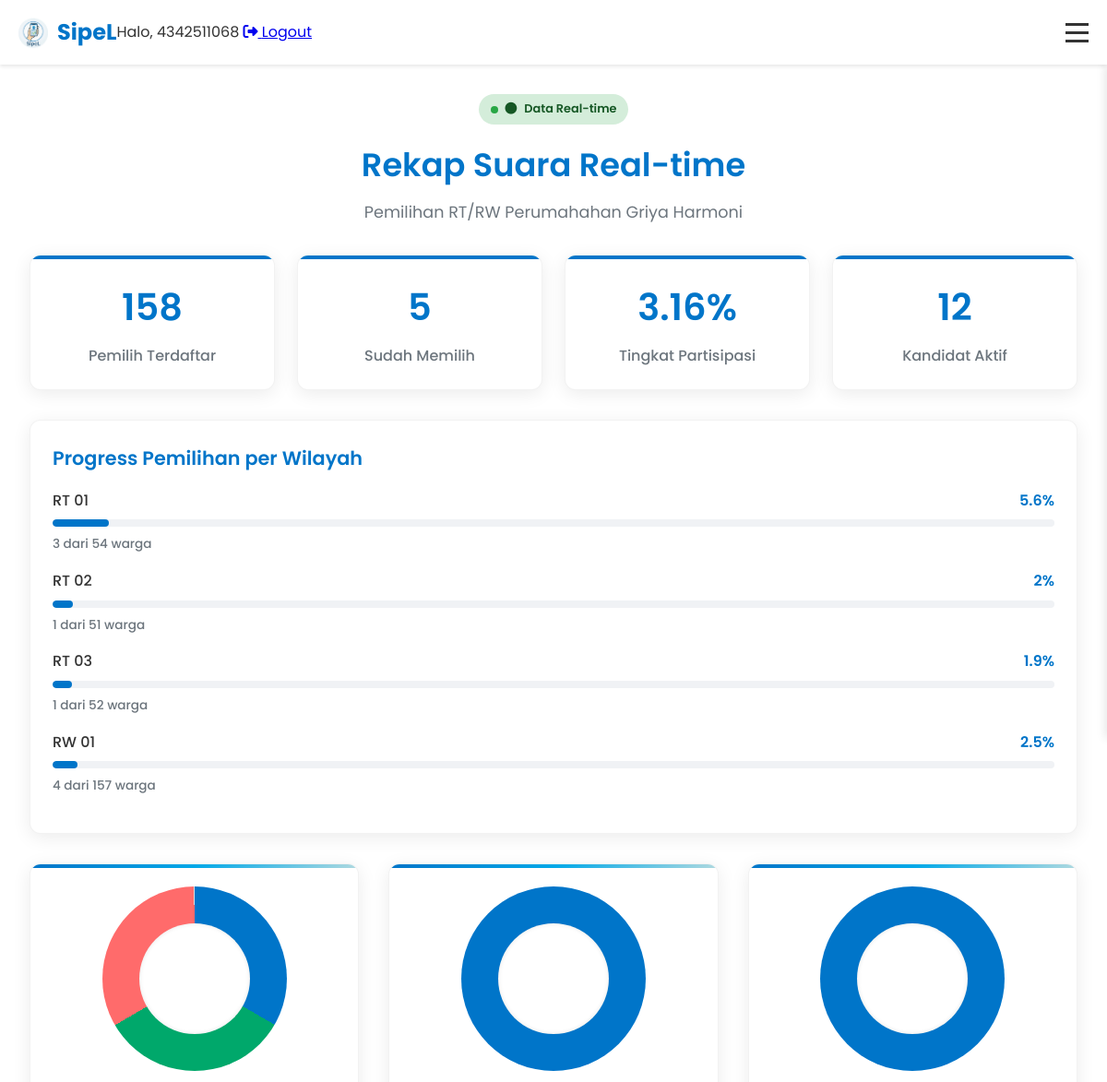
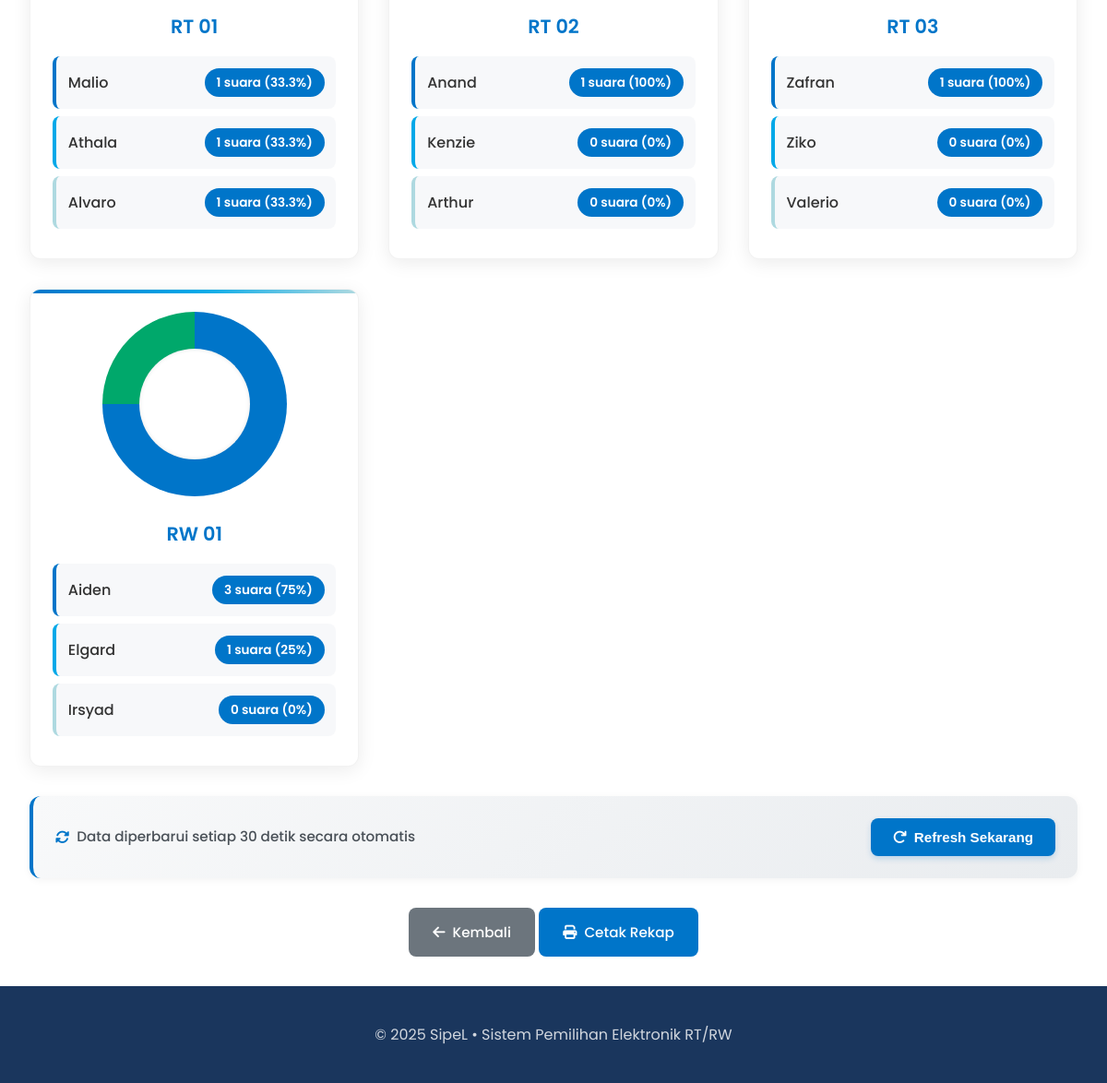
Screenshot of /panitia/rekap.php (signed in) with the database file from the repository (2 pictures, top to bottom).
### tables this page shows
CREATE TABLE IF NOT EXISTS `wilayah` (
  `id_wilayah` int NOT NULL AUTO_INCREMENT,
  `nama_wilayah` varchar(100) NOT NULL,
  `jenis` enum('RT','RW') NOT NULL,
  `rt` varchar(5) DEFAULT NULL,
  `rw` varchar(5) DEFAULT NULL,
  PRIMARY KEY (`id_wilayah`)
);

CREATE TABLE IF NOT EXISTS `kandidat` (
  `id_calon` int NOT NULL,
  `nama` varchar(100) DEFAULT NULL,
  `rt` varchar(5) DEFAULT NULL,
  `rw` varchar(5) DEFAULT NULL,
  `foto` varchar(150) DEFAULT NULL,
  `visi` text,
  `misi` text,
  `id_periode` int DEFAULT NULL,
  PRIMARY KEY (`id_calon`),
  KEY `kandidat_periode` (`id_periode`)
);

### panitia/rekap.php (the view, shortened to what this page needs)
<?php
require_once '../db_connect.php';
$totalPemilih   = 0;
$sudahMemilih   = 0;
$persentase     = 0;
$totalKandidat  = 0;
$res = $conn->query("SELECT COUNT(*) AS jml FROM warga");
if ($res) {
    $row = $res->fetch_assoc();
    $totalPemilih = (int)$row['jml'];
}
$res = $conn->query("SELECT COUNT(DISTINCT nik) AS jml FROM voting");
if ($res) {
    $row = $res->fetch_assoc();
    $sudahMemilih = (int)$row['jml'];
}
if ($totalPemilih > 0) {
    $persentase = round($sudahMemilih / $totalPemilih * 100, 2);
}
$res = $conn->query("SELECT COUNT(*) AS jml FROM kandidat WHERE id_periode = 1");
if ($res) {
    $row = $res->fetch_assoc();
    $totalKandidat = (int)$row['jml'];
}
$wilayah_results = [];
$wilayah_query = "SELECT id_wilayah, nama_wilayah, jenis, rt, rw FROM wilayah ORDER BY id_wilayah";
$wilayah_res   = $conn->query($wilayah_query);
while ($row = $wilayah_res->fetch_assoc()) {
    $wilayah_id = $row['id_wilayah'];
    $wilayah_results[$wilayah_id] = [
        'nama_wilayah'  => $row['nama_wilayah'],
        'jenis'         => $row['jenis'],
        'rt'            => $row['rt'],
        'rw'            => $row['rw'],
        'total_warga'   => 0,
        'sudah_memilih' => 0,
        'persentase'    => 0,
        'kandidat'      => []
    ];
}
$cand_sql = "
    SELECT
        k.id_calon,
        k.nama,
        k.rt,
        k.rw,
        k.visi,
        k.misi,
        COALESCE(COUNT(v.id_voting), 0) AS total_suara
    FROM kandidat k
    LEFT JOIN voting v
        ON k.id_calon = v.id_calon
       AND v.id_periode = 1
    WHERE k.id_periode = 1
    GROUP BY k.id_calon
    ORDER BY k.rt IS NULL, k.rt, k.rw, k.id_calon
";
$cand_res = $conn->query($cand_sql);
function generateDonutChart($kandidat_list)
{
    $colors = ['#0075c9', '#00a86b', '#ff6b6b', '#ffa726', '#8e44ad', '#3498db'];
    $valid_kandidat = [];
    foreach ($kandidat_list as $k) {
        if (isset($k['persentase']) && is_numeric($k['persentase']) && $k['persentase'] > 0) {
            $valid_kandidat[] = $k;
        }
    }
    $conic_gradient   = "conic-gradient(";
    $current_degree   = 0;
    $total_percentage = 0;
    foreach ($valid_kandidat as $k) {
        $total_percentage += $k['persentase'];
    }
    for ($i = 0; $i < count($valid_kandidat); $i++) {
        $degree      = ($valid_kandidat[$i]['persentase'] / 100) * 360;
        $next_degree = $current_degree + $degree;
        $color       = $colors[$i % count($colors)];
        $conic_gradient .= "{$color} {$current_degree}deg {$next_degree}deg";
        if ($i < count($valid_kandidat) - 1) {
            $conic_gradient .= ", ";
        }
        $current_degree = $next_degree;
    }
    if ($total_percentage < 100) {
        $remaining_degree = ((100 - $total_percentage) / 100) * 360;
        if ($remaining_degree > 0) {
            $next_degree     = $current_degree + $remaining_degree;
            $conic_gradient .= ", #e0e0e0 {$current_degree}deg {$next_degree}deg";
        }
    }
    $conic_gradient .= ")";
    return "background: {$conic_gradient};";
}
?>
<!DOCTYPE html>
<html lang="id">
<head>
  <link rel="stylesheet" href="../css/dashboard-panitia.css">
  <link rel="stylesheet" href="../css/rekap.css">
  <link rel="stylesheet" href="https://cdnjs.cloudflare.com/ajax/libs/font-awesome/6.5.0/css/all.min.css">
</head>
<body>
  <nav class="navbar">
    <div class="nav-container">
      <div class="nav-logo">
        <a href="../index.php">
          <img src="../assets/logo-sipelV3.png" alt="SipeL Logo" class="logo-img">
          <span>SipeL</span>
        </a>
      </div>
      <div class="nav-user">
        <span>Halo, <?php echo htmlspecialchars($_SESSION['username'] ?? 'Panitia'); ?></span>
        <a href="logout.php" class="btn-logout">
          <i class="fas fa-sign-out-alt"></i> Logout
        </a>
      </div>
      <div class="hamburger" id="hamburger">
        <span class="bar"></span>
        <span class="bar"></span>
        <span class="bar"></span>
      </div>
    </div>
  </nav>
  <div class="admin-container">
    <main class="main-content">
      <div class="content-page">
        <div class="page-header">
          <div class="real-time-badge">
            <i class="fas fa-circle"></i> Data Real-time
          </div>
          <h1>Rekap Suara Real-time</h1>
          <p>Pemilihan RT/RW Perumahahan Griya Harmoni</p>
        </div>
        <div class="summary-stats">
          <div class="stat-card">
            <h3><?php echo number_format($totalPemilih); ?></h3>
            <p>Pemilih Terdaftar</p>
          </div>
          <div class="stat-card">
            <h3><?php echo number_format($sudahMemilih); ?></h3>
            <p>Sudah Memilih</p>
          </div>
          <div class="stat-card">
            <h3><?php echo $persentase; ?>%</h3>
            <p>Tingkat Partisipasi</p>
          </div>
          <div class="stat-card">
            <h3><?php echo number_format($totalKandidat); ?></h3>
            <p>Kandidat Aktif</p>
          </div>
        </div>
        <div class="progress-section">
          <h3>Progress Pemilihan per Wilayah</h3>
          <?php foreach ($wilayah_results as $wilayah_id => $wilayah): ?>
          <div class="progress-item">
            <div class="progress-header">
              <span class="progress-label"><?php echo htmlspecialchars($wilayah['nama_wilayah']); ?></span>
              <span class="progress-percentage"><?php echo $wilayah['persentase']; ?>%</span>
            </div>
            <div class="progress-bar">
              <div class="progress-fill" style="width: <?php echo $wilayah['persentase']; ?>%;"></div>
            </div>
            <div class="progress-details">
              <span><?php echo $wilayah['sudah_memilih']; ?> dari <?php echo $wilayah['total_warga']; ?> warga</span>
            </div>
          </div>
          <?php endforeach; ?>
        </div>
        <div class="charts-container">
          <?php foreach ($wilayah_results as $wilayah_id => $wilayah): ?>
          <div class="chart-card">
            <div class="donut-container">
              <div class="donut" style="<?php
                if (!empty($wilayah['kandidat'])) {
                    echo generateDonutChart($wilayah['kandidat']);
                } else {
                    echo 'background: conic-gradient(#e0e0e0 0deg 360deg);';
                }
              ?>"></div>
            </div>
            <h4><?php echo htmlspecialchars($wilayah['nama_wilayah']); ?></h4>
            <ul class="candidate-list">
              <?php if (!empty($wilayah['kandidat'])): ?>
                <?php
                foreach ($wilayah['kandidat'] as $kandidat):
                    $nama        = $kandidat['nama'] ?? 'Tidak diketahui';
                    $total_suara = $kandidat['total_suara'] ?? 0;
                    $persen_k    = $kandidat['persentase'] ?? 0;
                ?>
                <li>
                  <?php echo htmlspecialchars($nama); ?>
                  <span class="vote-count">
                    <?php echo number_format($total_suara); ?> suara
                    (<?php echo $persen_k; ?>%)
                  </span>
                </li>
                <?php
                endforeach;
                ?>
              <?php else: ?>
                <li>Belum ada data <span class="vote-count">0 suara (0%)</span></li>
                <li>Belum ada data <span class="vote-count">0 suara (0%)</span></li>
                <li>Belum ada data <span class="vote-count">0 suara (0%)</span></li>
              <?php endif; ?>
            </ul>
          </div>
          <?php endforeach; ?>
        </div>
        <div class="update-info">
          <p><i class="fas fa-sync-alt"></i> Data diperbarui setiap 30 detik secara otomatis</p>
          <button class="btn-refresh" onclick="location.reload()">
            <i class="fas fa-redo"></i> Refresh Sekarang
          </button>
        </div>
        <div class="actions">
          <button class="btn btn-secondary" onclick="window.history.back()">
            <i class="fas fa-arrow-left"></i> Kembali
          </button>
          <button class="btn btn-primary" onclick="printRekap()">
            <i class="fas fa-print"></i> Cetak Rekap
          </button>
        </div>
      </div>
      <footer>
        <div class="footer-content">
          <p>© 2025 SipeL • Sistem Pemilihan Elektronik RT/RW</p>
        </div>
      </footer>
    </main>
  </div>
</body>
</html>

### css/dashboard-panitia.css (style rules this page uses)
:root { --primary-color: #0075c9; --primary-dark: #005a9c; --footer-dark: #1a365d; --secondary-color: #f8f9fa; --text-color: #333; --text-light: #6c757d; --white: #fff; --border-radius: 8px; --box-shadow: 0 4px 6px rgba(0, 0, 0, 0.1); --transition: all 0.3s ease; --sidebar-width: 250px; --navbar-height: 70px; }
* { margin: 0; padding: 0; box-sizing: border-box; }
body { font-family: 'Poppins', sans-serif; line-height: 1.6; color: var(--text-color); background-color: var(--white); overflow-x: hidden; }
.navbar { background-color: var(--white); box-shadow: var(--box-shadow); position: fixed; top: 0; left: 0; right: 0; height: var(--navbar-height); z-index: 1002; }
.nav-container { display: flex; justify-content: space-between; align-items: center; padding: 1rem 20px; height: 100%; max-width: 1200px; margin: 0 auto; position: relative; }
.nav-logo a { display: flex; align-items: center; text-decoration: none; color: var(--primary-color); font-weight: 700; font-size: 1.5rem; }
.logo-img { height: 40px; margin-right: 10px; }
.hamburger { display: flex; flex-direction: column; cursor: pointer; z-index: 1001; margin-left: auto; }
.bar { width: 25px; height: 3px; background-color: var(--text-color); margin: 3px 0; transition: var(--transition); }
.admin-container { display: flex; min-height: 100vh; padding-top: var(--navbar-height); }
.main-content { flex: 1; margin-right: 0; min-height: calc(100vh - var(--navbar-height)); display: flex; flex-direction: column; transition: var(--transition); width: 100%; }
footer { background-color: var(--footer-dark); padding: 2.5rem 0; text-align: center; color: var(--white); margin-top: auto; width: 100%; position: relative; z-index: 1; }
.footer-content { display: flex; flex-direction: column; align-items: center; max-width: 1200px; margin: 0 auto; padding: 0 20px; }
footer p { color: rgba(255, 255, 255, 0.8); }
.content-page { padding: 2rem; flex: 1; }
.page-header { margin-bottom: 2rem; }
.page-header h1 { color: var(--primary-color); font-size: 2rem; margin-bottom: 0.5rem; }
.page-header p { color: var(--text-light); }
.btn { display: inline-block; padding: 0.6rem 1.2rem; border-radius: var(--border-radius); text-decoration: none; font-weight: 500; text-align: center; transition: var(--transition); cursor: pointer; border: 2px solid transparent; font-size: 0.9rem; }
.btn-primary { background-color: var(--primary-color); color: var(--white); }

### rows the page displays
wilayah: nama_wilayah "RT 01", persentase "5.6", sudah_memilih "3", total_warga "54"
wilayah: nama_wilayah "RT 02", id_wilayah "2", sudah_memilih "1", total_warga "51"
wilayah: nama_wilayah "RT 03", persentase "1.9", sudah_memilih "1", total_warga "52"
wilayah: nama_wilayah "RW 01", persentase "2.5", id_wilayah "4", total_warga "157"
kandidat: nama "Malio", total_suara "1", persen_k "33.3"
kandidat: nama "Athala", total_suara "1", persen_k "33.3"
kandidat: nama "Alvaro", total_suara "1", persen_k "33.3"
kandidat: nama "Anand", total_suara "1", persen_k "100"
kandidat: nama "Kenzie", total_suara "0", persen_k "0"
kandidat: nama "Arthur", total_suara "0", persen_k "0"
kandidat: nama "Zafran", total_suara "1", persen_k "100"
kandidat: nama "Ziko", total_suara "0", persen_k "0"
kandidat: nama "Valerio", total_suara "0", persen_k "0"
kandidat: nama "Aiden", total_suara "3", persen_k "75"
kandidat: nama "Elgard", total_suara "1", persen_k "25"
kandidat: nama "Irsyad", total_suara "0", persen_k "0"

### other values shown
$_SESSION['username'] "4342511068"
$totalPemilih "158"
$sudahMemilih "5"
$persentase "3.16"
$totalKandidat "12"
